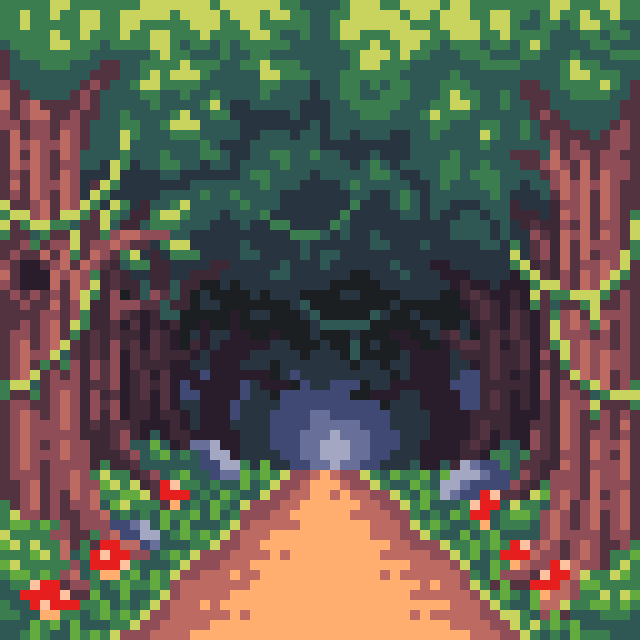
#> input picture Images/image1.png, 640 x 640 px
$ python taskA-2.py
#> lines starting #> are read from the running program, lines starting #| are printed output that depends on the picture
# Luke Davidson
# Homework 2
# CS-2840
# 3/4/2025

import cv2
import numpy as np

#Part 2
#Params:
# src - The input image
# dst - output image
# ddepth - desired depth of output image
# kernel - filter that will be applied to input image
# anchor - value for the filter that determines the relative poisition of a filtered point within the kernel
# delta - optional value added to filtered pixels before becoming the output image
# borderType - pixel extrapolation method

originalImage = cv2.imread("Images/image1.png")
#> originalImage is the input picture: shape (640, 640, 3); mean B, G, R 78.5, 93.2, 96

#Move image left 1 pixel
leftFilter = np.zeros((3,3))
leftFilter[1][2] = 1
print(filter)


# #Use Filter2D to image 1 pixel left
leftImage = cv2.filter2D(src=originalImage, ddepth=-1, kernel=leftFilter, borderType=cv2.BORDER_CONSTANT)
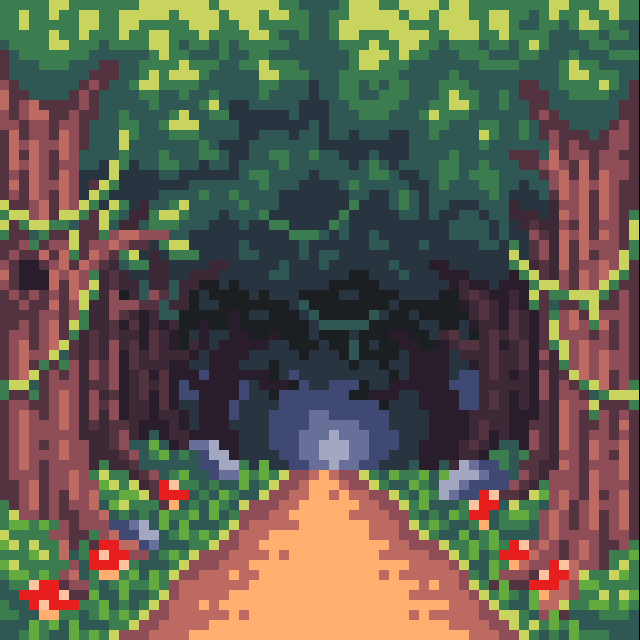
#> leftImage: shape (640, 640, 3); mean B, G, R 78.4, 93, 95.9

#for loop to better show the difference between the two images
for i in range(10):
    cv2.imshow("Moved 1 Pixel Left", leftImage)
    cv2.waitKey(500)
    cv2.imshow("Moved 1 Pixel Left", originalImage)
    cv2.waitKey(500)


#Move image right 3 pixels
#Size of 7x7 to compensate for moving it three pixels, we want the 1 to be 3 spots away from the center of the filter.
rightFilter = np.zeros((7,7), np.float32)
rightFilter[3][0] = 1

rightImage = cv2.filter2D(src=originalImage, ddepth=-1, kernel=rightFilter, borderType=cv2.BORDER_CONSTANT)
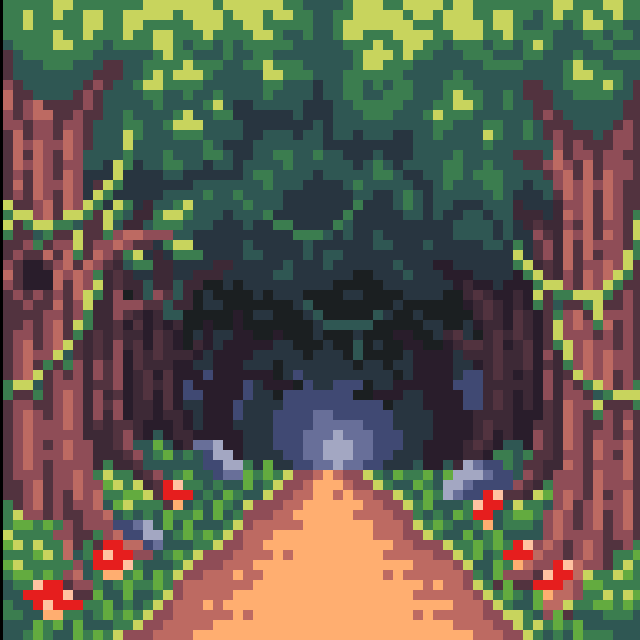
#> rightImage: shape (640, 640, 3); mean B, G, R 78.2, 92.8, 95.6


#for loop to better show the difference between the two images
for i in range(10):
    cv2.imshow("Moved 3 Pixels Right", rightImage)
    cv2.waitKey(500)
    cv2.imshow("Moved 3 Pixels Right", originalImage)
    cv2.waitKey(500)

$ run again, with Images/image3.jpg saved as Images/image1.png
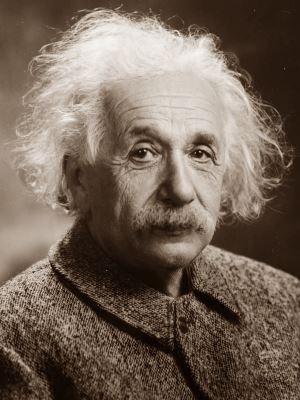
#> input picture Images/image3.jpg, 300 x 400 px
#> originalImage is the input picture: shape (400, 300, 3); mean B, G, R 87.5, 100.3, 116.1
#> `leftImage = cv2.filter2D(src=originalImage, ddepth=-1, kernel=leftFilt..`:
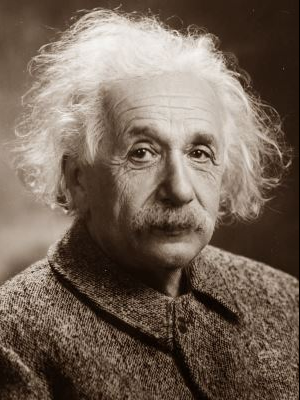
#> leftImage: shape (400, 300, 3); mean B, G, R 87.2, 100, 115.7
#> `rightImage = cv2.filter2D(src=originalImage, ddepth=-1, kernel=rightFi..`:
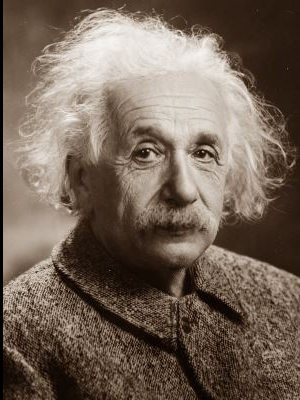
#> rightImage: shape (400, 300, 3); mean B, G, R 87.1, 99.9, 115.5
